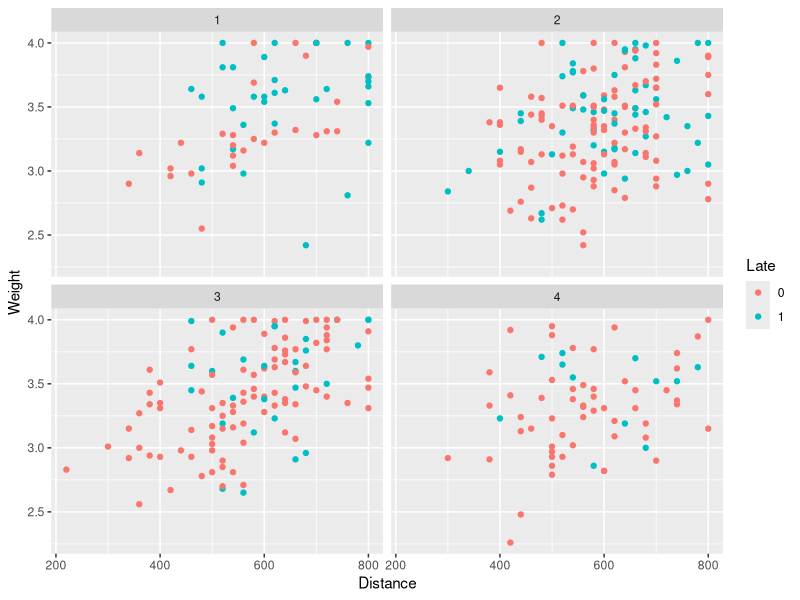
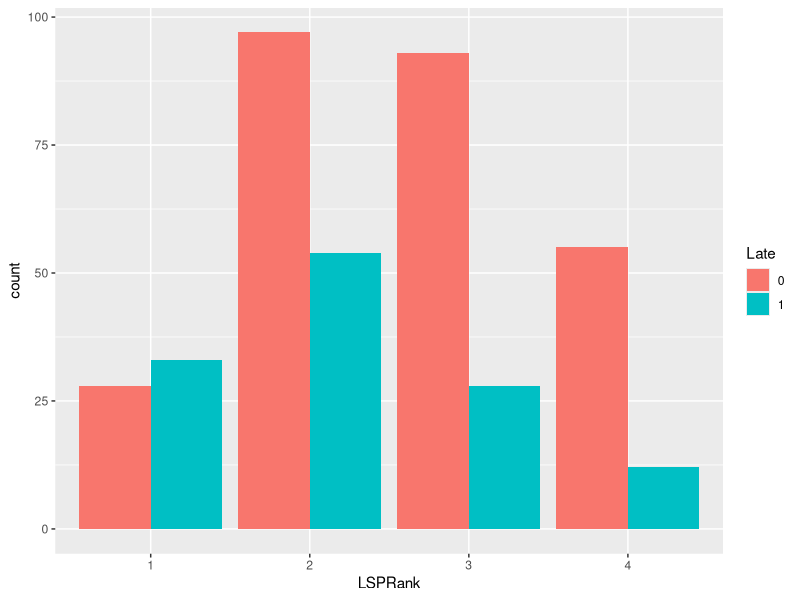
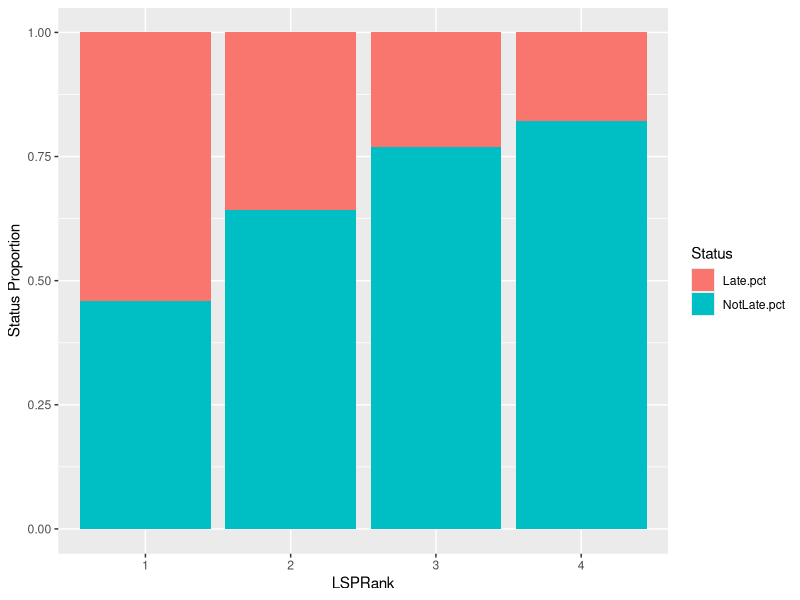

The R source for these figures, in order:
library(dplyr)
library(ggplot2)
library(caret)
library(e1071)
library(reshape2)

d <- read.table('shipment.csv', sep=',', header=TRUE,
                colClasses=c('factor','numeric','numeric','factor'))
str(d)

head(d)

d %>% group_by(Late) %>%
  summarise(AvgDistance=mean(Distance), AvgWeight=mean(Weight), n=n())

# EDA
ggplot(d, aes(Distance, Weight)) +
  geom_point(aes(color=Late)) +
  facet_wrap(~LSPRank)

# count plot
ggplot(d, aes(fill=Late, x=LSPRank)) + 
  geom_bar(position="dodge")

# normalized count plot
d %>% group_by(LSPRank) %>% 
  summarise(Late.pct=mean(Late=='1'),NotLate.pct=mean(Late=='0')) %>%
  melt(variable.name='Status') %>%
  ggplot(aes(x=LSPRank, y=value, fill=Status)) +
    geom_bar(position='stack', stat='identity') +
    ylab('Status Proportion')

logreg <- glm(Late~Distance + Weight + LSPRank, data=d, family="binomial")
summary(logreg)

newdata <- data.frame(Distance=680,Weight=3.7,LSPRank=factor(2, levels=1:4))
newdata

y_pred <- predict(logreg, newdata=newdata ,type='response')
y_pred
ifelse(y_pred >= 0.5, 'Late', 'Not Late')

